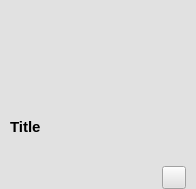
<?xml version="1.0" encoding="UTF-8"?>
<ui version="4.0">
 <class>OwnedGogProductGridTile</class>
 <widget class="QWidget" name="OwnedGogProductGridTile">
  <property name="geometry">
   <rect>
    <x>0</x>
    <y>0</y>
    <width>196</width>
    <height>189</height>
   </rect>
  </property>
  <property name="sizePolicy">
   <sizepolicy hsizetype="Fixed" vsizetype="Preferred">
    <horstretch>0</horstretch>
    <verstretch>0</verstretch>
   </sizepolicy>
  </property>
  <property name="minimumSize">
   <size>
    <width>196</width>
    <height>189</height>
   </size>
  </property>
  <property name="maximumSize">
   <size>
    <width>196</width>
    <height>16777215</height>
   </size>
  </property>
  <property name="windowTitle">
   <string>Form</string>
  </property>
  <property name="styleSheet">
   <string notr="true">background: #e1e1e1;</string>
  </property>
  <layout class="QVBoxLayout" name="widgetLayout">
   <property name="spacing">
    <number>0</number>
   </property>
   <property name="leftMargin">
    <number>0</number>
   </property>
   <property name="topMargin">
    <number>0</number>
   </property>
   <property name="rightMargin">
    <number>0</number>
   </property>
   <property name="bottomMargin">
    <number>0</number>
   </property>
   <item>
    <widget class="QLabel" name="coverLabel">
     <property name="sizePolicy">
      <sizepolicy hsizetype="Fixed" vsizetype="Fixed">
       <horstretch>0</horstretch>
       <verstretch>0</verstretch>
      </sizepolicy>
     </property>
     <property name="minimumSize">
      <size>
       <width>196</width>
       <height>110</height>
      </size>
     </property>
     <property name="maximumSize">
      <size>
       <width>196</width>
       <height>110</height>
      </size>
     </property>
     <property name="text">
      <string notr="true"/>
     </property>
    </widget>
   </item>
   <item>
    <widget class="QWidget" name="info" native="true">
     <layout class="QGridLayout" name="infoLayout">
      <property name="leftMargin">
       <number>10</number>
      </property>
      <property name="topMargin">
       <number>8</number>
      </property>
      <property name="rightMargin">
       <number>10</number>
      </property>
      <property name="bottomMargin">
       <number>0</number>
      </property>
      <item row="1" column="0" alignment="">
       <widget class="QLabel" name="tagsLabel">
        <property name="text">
         <string/>
        </property>
       </widget>
      </item>
      <item row="1" column="1" alignment="">
       <widget class="QToolButton" name="menuButton">
        <property name="cursor">
         <cursorShape>PointingHandCursor</cursorShape>
        </property>
        <property name="text">
         <string notr="true"/>
        </property>
        <property name="icon">
         <iconset resource="../resources.qrc">
          <normaloff>:/icons/angle-down.svg</normaloff>:/icons/angle-down.svg</iconset>
        </property>
        <property name="popupMode">
         <enum>QToolButton::ToolButtonPopupMode::InstantPopup</enum>
        </property>
        <property name="arrowType">
         <enum>Qt::ArrowType::NoArrow</enum>
        </property>
       </widget>
      </item>
      <item row="0" column="0" colspan="2">
       <widget class="QLabel" name="titleLabel">
        <property name="maximumSize">
         <size>
          <width>176</width>
          <height>16777215</height>
         </size>
        </property>
        <property name="font">
         <font>
          <pointsize>11</pointsize>
          <bold>true</bold>
         </font>
        </property>
        <property name="text">
         <string notr="true">Title</string>
        </property>
        <property name="alignment">
         <set>Qt::AlignmentFlag::AlignLeading|Qt::AlignmentFlag::AlignLeft|Qt::AlignmentFlag::AlignTop</set>
        </property>
        <property name="wordWrap">
         <bool>true</bool>
        </property>
       </widget>
      </item>
     </layout>
    </widget>
   </item>
  </layout>
 </widget>
 <resources>
  <include location="../resources.qrc"/>
 </resources>
 <connections/>
</ui>
